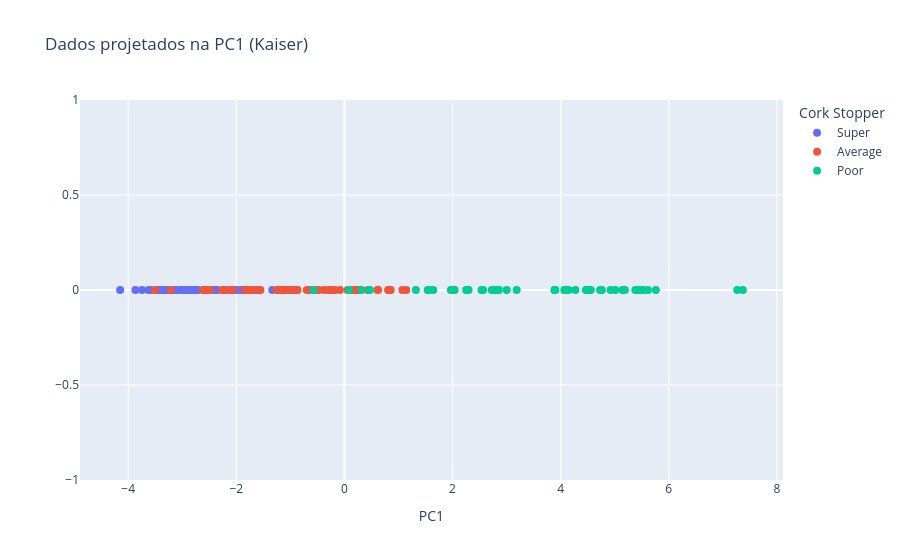

Notebook cell for this chart:
### Markdown cell above
# EX2.3

### Code cell
# Criar o PCA com apenas 1 componente (critério de Kaiser: só a PC1 tem valor próprio > 1)
pca2 = PCA(n_components=1)

# Ajustar o PCA aos dados normalizados e projetá-los na PC1
# X1D fica com shape (150, 1): uma coordenada por amostra
X1D = pca2.fit_transform(X_cork)
print(np.shape(X1D))   # (150, 1)

# Gráfico dos dados projetados na PC1
# Eixo x: valor de cada amostra na PC1
# Eixo y: fixo em 0, porque a projeção é unidimensional
# Cor: classe de cada amostra (Super, Average, Poor)
fig = px.scatter(x=X1D[:, 0], y=np.zeros(X1D.shape[0]),
                 color=df["C"],
                 labels=dict(x="PC1", y="", color="Cork Stopper"),
                 title="Dados projetados na PC1 (Kaiser)")

# Aumenta o tamanho dos marcadores para facilitar a leitura
fig.update_traces(marker_size=8)

# Mostra o gráfico
fig.show()

### Figure 1 — Plotly figure (JSON) as saved in the notebook; plotly's stock layout.template omitted (floating-point values rounded to 4 significant figures)
{"data": [{"hovertemplate": "Cork Stopper=Super<br>PC1=%{x}<br>=%{y}<extra></extra>", "legendgroup": "Super", "marker": {"color": "#636efa", "size": 8, "symbol": "circle"}, "mode": "markers", "name": "Super", "orientation": "v", "showlegend": true, "type": "scatter", "x": [-3.274, -3.745, -2.707, -2.874, -1.849, -3.317, -2.562, -2.905, -2.456, -3.105, -2.357, -3.444, -2.571, -2.795, -2.394, -2.383, -1.334, -2.811, -2.861, -1.876, -2.999, -2.994, -2.075, -3.417, -2.041, -3.186, -2.935, -2.74, -2.759, -3.13, -3.13, -3.309, -2.987, -1.587, -2.222, -2.09, -3.088, -2.915, -4.149, -1.838, -2.818, -3.622, -3.581, -1.911, -0.9456, -3.866, -3.381, -1.991, -3.242, -2.199], "xaxis": "x", "y": [0, 0, 0, 0, 0, 0, 0, 0, 0, 0, 0, 0, 0, 0, 0, 0, 0, 0, 0, 0, 0, 0, 0, 0, 0, 0, 0, 0, 0, 0, 0, 0, 0, 0, 0, 0, 0, 0, 0, 0, 0, 0, 0, 0, 0, 0, 0, 0, 0, 0], "yaxis": "y"}, {"hovertemplate": "Cork Stopper=Average<br>PC1=%{x}<br>=%{y}<extra></extra>", "legendgroup": "Average", "marker": {"color": "#EF553B", "size": 8, "symbol": "circle"}, "mode": "markers", "name": "Average", "orientation": "v", "showlegend": true, "type": "scatter", "x": [-2.059, -2.161, -1.601, -1.157, -2.27, -1.554, -0.6963, -2.49, -3.504, -0.8753, -1.066, -1.251, -2.561, -0.3785, -0.08481, -1.84, 0.6232, -1.01, -2.619, 0.1029, 1.144, -1.795, 0.8369, -3.211, -0.2411, -0.8693, -0.6351, 0.4348, -0.5336, -0.9655, -1.144, -0.18, -1.217, 0.2282, -0.4764, 1.073, -0.8841, -1.142, -1.132, -0.2977, 0.8075, 0.6128, -1.632, 0.2575, 0.1569, 0.8565, 0.05727, -1.738, -1.683, -0.2637], "xaxis": "x", "y": [0, 0, 0, 0, 0, 0, 0, 0, 0, 0, 0, 0, 0, 0, 0, 0, 0, 0, 0, 0, 0, 0, 0, 0, 0, 0, 0, 0, 0, 0, 0, 0, 0, 0, 0, 0, 0, 0, 0, 0, 0, 0, 0, 0, 0, 0, 0, 0, 0, 0], "yaxis": "y"}, {"hovertemplate": "Cork Stopper=Poor<br>PC1=%{x}<br>=%{y}<extra></extra>", "legendgroup": "Poor", "marker": {"color": "#00cc96", "size": 8, "symbol": "circle"}, "mode": "markers", "name": "Poor", "orientation": "v", "showlegend": true, "type": "scatter", "x": [3.902, 5.146, 3.001, 0.08363, 4.067, 1.322, 5.406, 1.969, 2.535, 2.038, 5.612, 4.273, 4.558, 2.857, 3.89, 7.266, 1.573, 0.3185, 2.267, 5.426, 2.565, 5.509, 4.925, 4.147, 0.4714, -0.5727, 2.274, 2.774, 5.76, 2.027, 7.37, 4.729, 2.254, 2.835, 4.534, 5.189, 2.726, 4.467, 5.01, 4.088, 5.521, 4.762, 3.186, 4.484, 5.5, 3.885, 2.297, 1.54, 1.644, 5.382], "xaxis": "x", "y": [0, 0, 0, 0, 0, 0, 0, 0, 0, 0, 0, 0, 0, 0, 0, 0, 0, 0, 0, 0, 0, 0, 0, 0, 0, 0, 0, 0, 0, 0, 0, 0, 0, 0, 0, 0, 0, 0, 0, 0, 0, 0, 0, 0, 0, 0, 0, 0, 0, 0], "yaxis": "y"}], "layout": {"legend": {"title": {"text": "Cork Stopper"}, "tracegroupgap": 0}, "title": {"text": "Dados projetados na PC1 (Kaiser)"}, "xaxis": {"anchor": "y", "domain": [0, 1], "title": {"text": "PC1"}}, "yaxis": {"anchor": "x", "domain": [0, 1], "title": {"text": ""}}}}
